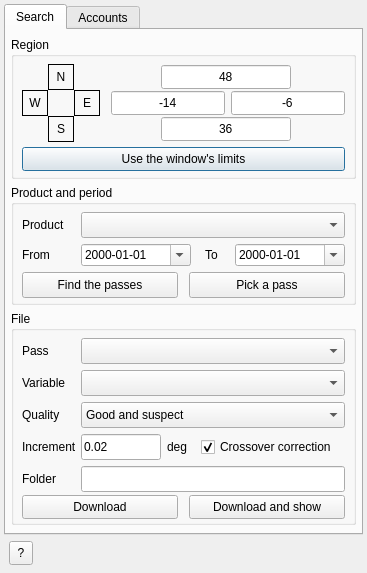
<?xml version="1.0" encoding="UTF-8"?>
<ui version="4.0">
 <class>RemoteSSwot</class>
 <widget class="QDialog" name="RemoteSSwot">
  <property name="geometry">
   <rect>
    <x>0</x>
    <y>0</y>
    <width>367</width>
    <height>573</height>
   </rect>
  </property>
  <property name="windowTitle">
   <string>SWOT (sea surface and water heights)</string>
  </property>
  <widget class="QTabWidget" name="tabs">
   <property name="geometry">
    <rect>
     <x>4</x>
     <y>4</y>
     <width>359</width>
     <height>531</height>
    </rect>
   </property>
   <property name="currentIndex">
    <number>0</number>
   </property>
   <widget class="QWidget" name="tab_search">
    <attribute name="title">
     <string>Search</string>
    </attribute>
    <widget class="QGroupBox" name="gb_rg_region">
     <property name="geometry">
      <rect>
       <x>5</x>
       <y>7</y>
       <width>345</width>
       <height>142</height>
      </rect>
     </property>
     <property name="title">
      <string>Region</string>
     </property>
     <widget class="QLabel" name="lbl_rg_n">
      <property name="geometry">
       <rect>
        <x>37</x>
        <y>27</y>
        <width>26</width>
        <height>26</height>
       </rect>
      </property>
      <property name="frameShape">
       <enum>QFrame::Shape::Box</enum>
      </property>
      <property name="text">
       <string>N</string>
      </property>
      <property name="alignment">
       <set>Qt::AlignmentFlag::AlignCenter</set>
      </property>
     </widget>
     <widget class="QLabel" name="lbl_rg_w">
      <property name="geometry">
       <rect>
        <x>11</x>
        <y>53</y>
        <width>26</width>
        <height>26</height>
       </rect>
      </property>
      <property name="frameShape">
       <enum>QFrame::Shape::Box</enum>
      </property>
      <property name="text">
       <string>W</string>
      </property>
      <property name="alignment">
       <set>Qt::AlignmentFlag::AlignCenter</set>
      </property>
     </widget>
     <widget class="QLabel" name="lbl_rg_e">
      <property name="geometry">
       <rect>
        <x>63</x>
        <y>53</y>
        <width>26</width>
        <height>26</height>
       </rect>
      </property>
      <property name="frameShape">
       <enum>QFrame::Shape::Box</enum>
      </property>
      <property name="text">
       <string>E</string>
      </property>
      <property name="alignment">
       <set>Qt::AlignmentFlag::AlignCenter</set>
      </property>
     </widget>
     <widget class="QLabel" name="lbl_rg_s">
      <property name="geometry">
       <rect>
        <x>37</x>
        <y>79</y>
        <width>26</width>
        <height>26</height>
       </rect>
      </property>
      <property name="frameShape">
       <enum>QFrame::Shape::Box</enum>
      </property>
      <property name="text">
       <string>S</string>
      </property>
      <property name="alignment">
       <set>Qt::AlignmentFlag::AlignCenter</set>
      </property>
     </widget>
     <widget class="QLineEdit" name="p_rg_n">
      <property name="geometry">
       <rect>
        <x>150</x>
        <y>28</y>
        <width>130</width>
        <height>24</height>
       </rect>
      </property>
      <property name="text">
       <string>48</string>
      </property>
      <property name="alignment">
       <set>Qt::AlignmentFlag::AlignCenter</set>
      </property>
     </widget>
     <widget class="QLineEdit" name="p_rg_w">
      <property name="geometry">
       <rect>
        <x>100</x>
        <y>54</y>
        <width>114</width>
        <height>24</height>
       </rect>
      </property>
      <property name="text">
       <string>-14</string>
      </property>
      <property name="alignment">
       <set>Qt::AlignmentFlag::AlignCenter</set>
      </property>
     </widget>
     <widget class="QLineEdit" name="p_rg_e">
      <property name="geometry">
       <rect>
        <x>220</x>
        <y>54</y>
        <width>114</width>
        <height>24</height>
       </rect>
      </property>
      <property name="text">
       <string>-6</string>
      </property>
      <property name="alignment">
       <set>Qt::AlignmentFlag::AlignCenter</set>
      </property>
     </widget>
     <widget class="QLineEdit" name="p_rg_s">
      <property name="geometry">
       <rect>
        <x>150</x>
        <y>80</y>
        <width>130</width>
        <height>24</height>
       </rect>
      </property>
      <property name="text">
       <string>36</string>
      </property>
      <property name="alignment">
       <set>Qt::AlignmentFlag::AlignCenter</set>
      </property>
     </widget>
     <widget class="QPushButton" name="run_rgwindow">
      <property name="geometry">
       <rect>
        <x>11</x>
        <y>110</y>
        <width>323</width>
        <height>24</height>
       </rect>
      </property>
      <property name="toolTip">
       <string>Fill the four limits with the region the window is showing.</string>
      </property>
      <property name="text">
       <string>Use the window's limits</string>
      </property>
     </widget>
    </widget>
    <widget class="QGroupBox" name="gb_query">
     <property name="geometry">
      <rect>
       <x>5</x>
       <y>155</y>
       <width>345</width>
       <height>120</height>
      </rect>
     </property>
     <property name="title">
      <string>Product and period</string>
     </property>
     <widget class="QLabel" name="lbl_product">
      <property name="geometry">
       <rect>
        <x>11</x>
        <y>27</y>
        <width>55</width>
        <height>26</height>
       </rect>
      </property>
      <property name="text">
       <string>Product</string>
      </property>
     </widget>
     <widget class="QComboBox" name="p_product">
      <property name="geometry">
       <rect>
        <x>70</x>
        <y>27</y>
        <width>264</width>
        <height>26</height>
       </rect>
      </property>
      <property name="toolTip">
       <string>LR: the ocean, one file per pass (pole to pole), 2 km pixels on two 60 km wide swaths, gridded over the region. Basic has the heights, Expert adds the radar backscatter, wave height and wind speed. LR L3 (AVISO+): the same passes calibrated, edited and denoised by CNES/CLS, with the mean dynamic topography and (Expert) geostrophic currents; needs the AVISO+ login. HR Raster: rivers, lakes and coasts, a ready-made UTM grid per 128 km tile. HR rivers and lakes: the river reaches (lines), river nodes (points, every 200 m) and lakes (outlines) of one pass, from zipped shapefiles, drawn over the window.</string>
      </property>
      <property name="refresh" stdset="0">
       <bool>true</bool>
      </property>
     </widget>
     <widget class="QLabel" name="lbl_from">
      <property name="geometry">
       <rect>
        <x>11</x>
        <y>59</y>
        <width>50</width>
        <height>22</height>
       </rect>
      </property>
      <property name="text">
       <string>From</string>
      </property>
     </widget>
     <widget class="QDateEdit" name="p_from">
      <property name="geometry">
       <rect>
        <x>70</x>
        <y>59</y>
        <width>110</width>
        <height>22</height>
       </rect>
      </property>
      <property name="toolTip">
       <string>First day of the period (UTC), included.</string>
      </property>
      <property name="displayFormat">
       <string>yyyy-MM-dd</string>
      </property>
      <property name="calendarPopup">
       <bool>true</bool>
      </property>
     </widget>
     <widget class="QLabel" name="lbl_to">
      <property name="geometry">
       <rect>
        <x>194</x>
        <y>59</y>
        <width>24</width>
        <height>22</height>
       </rect>
      </property>
      <property name="text">
       <string>To</string>
      </property>
     </widget>
     <widget class="QDateEdit" name="p_to">
      <property name="geometry">
       <rect>
        <x>224</x>
        <y>59</y>
        <width>110</width>
        <height>22</height>
       </rect>
      </property>
      <property name="toolTip">
       <string>Last day of the period (UTC), included.</string>
      </property>
      <property name="displayFormat">
       <string>yyyy-MM-dd</string>
      </property>
      <property name="calendarPopup">
       <bool>true</bool>
      </property>
     </widget>
     <widget class="QPushButton" name="run_search">
      <property name="geometry">
       <rect>
        <x>11</x>
        <y>87</y>
        <width>156</width>
        <height>26</height>
       </rect>
      </property>
      <property name="toolTip">
       <string>Ask for the files of the product over the region in the period and draw the swaths of their passes (on an empty window, over a map with coastlines made for them). Passes that do not really cross the region (NASA's search returns every pass over the antimeridian for any region) are left out, using the orbit's fixed ground tracks. A new search replaces the previous swaths.</string>
      </property>
      <property name="text">
       <string>Find the passes</string>
      </property>
      <property name="busy" stdset="0">
       <string>Finding the SWOT passes over the region…</string>
      </property>
     </widget>
     <widget class="QPushButton" name="pickline_pickpass">
      <property name="geometry">
       <rect>
        <x>178</x>
        <y>87</y>
        <width>156</width>
        <height>26</height>
       </rect>
      </property>
      <property name="toolTip">
       <string>Then click one of the swaths Find the passes drew: that pass is downloaded (if not on disk yet) and shown, as Download and show does (the oldest of its files when the period holds several cycles; the Pass list has the others). Press again to cancel. The swath's own menu item "Show this pass (SWOT)" does the same.</string>
      </property>
      <property name="text">
       <string>Pick a pass</string>
      </property>
      <property name="busy" stdset="0">
       <string>Selecting the pass…</string>
      </property>
     </widget>
    </widget>
    <widget class="QGroupBox" name="gb_pass">
     <property name="geometry">
      <rect>
       <x>5</x>
       <y>281</y>
       <width>345</width>
       <height>214</height>
      </rect>
     </property>
     <property name="title">
      <string>File</string>
     </property>
     <widget class="QLabel" name="lbl_granule">
      <property name="geometry">
       <rect>
        <x>11</x>
        <y>27</y>
        <width>55</width>
        <height>26</height>
       </rect>
      </property>
      <property name="text">
       <string>Pass</string>
      </property>
     </widget>
     <widget class="QComboBox" name="p_granule">
      <property name="geometry">
       <rect>
        <x>70</x>
        <y>27</y>
        <width>264</width>
        <height>26</height>
       </rect>
      </property>
      <property name="toolTip">
       <string>The files found, oldest first: start time (UTC), cycle (21 days each) and pass; for the Raster, the UTM tile. "(on disk)": already in the folder below, not downloaded again.</string>
      </property>
      <property name="refresh" stdset="0">
       <bool>true</bool>
      </property>
     </widget>
     <widget class="QLabel" name="lbl_var">
      <property name="geometry">
       <rect>
        <x>11</x>
        <y>59</y>
        <width>55</width>
        <height>26</height>
       </rect>
      </property>
      <property name="text">
       <string>Variable</string>
      </property>
     </widget>
     <widget class="QComboBox" name="p_var">
      <property name="geometry">
       <rect>
        <x>70</x>
        <y>59</y>
        <width>264</width>
        <height>26</height>
       </rect>
      </property>
      <property name="toolTip">
       <string>The array to show. ssha_karin: sea surface height anomaly (tides, mean sea surface and atmosphere removed); ssh_karin: height above the ellipsoid; the _2 versions use a model wet troposphere instead of the radiometer. wse: water surface elevation. Rivers and lakes: the attribute shown when hovering a feature (wse, width, slope, discharge…). Once the file is on disk the list is the file's own.</string>
      </property>
     </widget>
     <widget class="QLabel" name="lbl_quality">
      <property name="geometry">
       <rect>
        <x>11</x>
        <y>91</y>
        <width>55</width>
        <height>26</height>
       </rect>
      </property>
      <property name="text">
       <string>Quality</string>
      </property>
     </widget>
     <widget class="QComboBox" name="p_quality">
      <property name="geometry">
       <rect>
        <x>70</x>
        <y>91</y>
        <width>264</width>
        <height>26</height>
       </rect>
      </property>
      <property name="toolTip">
       <string>Uses the variable's own quality field (variable_qual), when it has one; for rivers and lakes, the feature's quality attribute (reach_q, node_q, quality_f); for L3, its quality_flag (Good: 0; Good and suspect: up to 30, AVISO's own advice). Good: no flag raised. Good and suspect: also the values flagged only as suspect, not those degraded or bad. Every value: no quality filter.</string>
      </property>
      <property name="currentIndex">
       <number>1</number>
      </property>
      <item>
       <property name="text">
        <string>Good only</string>
       </property>
      </item>
      <item>
       <property name="text">
        <string>Good and suspect</string>
       </property>
      </item>
      <item>
       <property name="text">
        <string>Every value</string>
       </property>
      </item>
     </widget>
     <widget class="QLabel" name="lbl_inc">
      <property name="geometry">
       <rect>
        <x>11</x>
        <y>123</y>
        <width>55</width>
        <height>26</height>
       </rect>
      </property>
      <property name="text">
       <string>Increment</string>
      </property>
     </widget>
     <widget class="QLineEdit" name="p_inc">
      <property name="geometry">
       <rect>
        <x>70</x>
        <y>123</y>
        <width>80</width>
        <height>26</height>
       </rect>
      </property>
      <property name="toolTip">
       <string>Grid spacing, in degrees, of the LR products (their pixels are 2 km, about 0.02 degree). The Raster is shown on its own grid.</string>
      </property>
      <property name="text">
       <string>0.02</string>
      </property>
     </widget>
     <widget class="QLabel" name="lbl_incunit">
      <property name="geometry">
       <rect>
        <x>156</x>
        <y>123</y>
        <width>30</width>
        <height>26</height>
       </rect>
      </property>
      <property name="text">
       <string>deg</string>
      </property>
     </widget>
     <widget class="QCheckBox" name="p_xover">
      <property name="geometry">
       <rect>
        <x>190</x>
        <y>123</y>
        <width>144</width>
        <height>26</height>
       </rect>
      </property>
      <property name="toolTip">
       <string>L2 LR heights only (ssh_karin, ssha_karin and their _2 twins): add the file's crossover calibration, height_cor_xover. The L2 heights do not include it, and without it a pass shows a tilt of up to a metre or more ACROSS the swath (the KaRIn roll/phase error), not ocean signal. Leave it on unless you study that error. L3 heights are already calibrated.</string>
      </property>
      <property name="text">
       <string>Crossover correction</string>
      </property>
      <property name="checked">
       <bool>true</bool>
      </property>
     </widget>
     <widget class="QLabel" name="lbl_dir">
      <property name="geometry">
       <rect>
        <x>11</x>
        <y>155</y>
        <width>55</width>
        <height>26</height>
       </rect>
      </property>
      <property name="text">
       <string>Folder</string>
      </property>
     </widget>
     <widget class="QLineEdit" name="p_dir">
      <property name="geometry">
       <rect>
        <x>70</x>
        <y>155</y>
        <width>264</width>
        <height>26</height>
       </rect>
      </property>
      <property name="toolTip">
       <string>Where the files are downloaded to (made if it does not exist). A file already there is not downloaded again.</string>
      </property>
      <property name="refresh" stdset="0">
       <bool>true</bool>
      </property>
     </widget>
     <widget class="QPushButton" name="run_download">
      <property name="geometry">
       <rect>
        <x>11</x>
        <y>184</y>
        <width>156</width>
        <height>24</height>
       </rect>
      </property>
      <property name="toolTip">
       <string>Download the chosen file into the folder, with the Earthdata login of the Accounts tab.</string>
      </property>
      <property name="text">
       <string>Download</string>
      </property>
      <property name="busy" stdset="0">
       <string>Downloading the SWOT file…</string>
      </property>
     </widget>
     <widget class="QPushButton" name="run_open">
      <property name="geometry">
       <rect>
        <x>178</x>
        <y>184</y>
        <width>156</width>
        <height>24</height>
       </rect>
      </property>
      <property name="toolTip">
       <string>Download the chosen file if it is not on disk yet, then show the variable in this window: an LR pass gridded over the region, a Raster tile as it is.</string>
      </property>
      <property name="text">
       <string>Download and show</string>
      </property>
      <property name="busy" stdset="0">
       <string>Getting the SWOT variable…</string>
      </property>
     </widget>
    </widget>
   </widget>
   <widget class="QWidget" name="tab_account">
    <attribute name="title">
     <string>Accounts</string>
    </attribute>
    <widget class="QGroupBox" name="gb_ed">
     <property name="geometry">
      <rect>
       <x>5</x>
       <y>7</y>
       <width>345</width>
       <height>250</height>
      </rect>
     </property>
     <property name="title">
      <string>NASA Earthdata login</string>
     </property>
     <widget class="QLabel" name="lbl_ed_info">
      <property name="geometry">
       <rect>
        <x>11</x>
        <y>24</y>
        <width>323</width>
        <height>50</height>
       </rect>
      </property>
      <property name="text">
       <string>Downloading SWOT files from NASA's PO.DAAC needs a free NASA Earthdata account (the same one as the MODIS scenes and Oceancolor). No account yet? &lt;a href=&quot;https://urs.earthdata.nasa.gov/users/new&quot;&gt;Register here&lt;/a&gt;.</string>
      </property>
      <property name="textFormat">
       <enum>Qt::TextFormat::RichText</enum>
      </property>
      <property name="alignment">
       <set>Qt::AlignmentFlag::AlignLeading|Qt::AlignmentFlag::AlignLeft|Qt::AlignmentFlag::AlignTop</set>
      </property>
      <property name="wordWrap">
       <bool>true</bool>
      </property>
      <property name="openExternalLinks">
       <bool>true</bool>
      </property>
     </widget>
     <widget class="QLabel" name="lbl_ed_user">
      <property name="geometry">
       <rect>
        <x>11</x>
        <y>82</y>
        <width>60</width>
        <height>26</height>
       </rect>
      </property>
      <property name="text">
       <string>Login</string>
      </property>
     </widget>
     <widget class="QLineEdit" name="p_ed_user">
      <property name="geometry">
       <rect>
        <x>77</x>
        <y>82</y>
        <width>257</width>
        <height>26</height>
       </rect>
      </property>
      <property name="toolTip">
       <string>Your Earthdata user name (not the e-mail address).</string>
      </property>
     </widget>
     <widget class="QLabel" name="lbl_ed_pass">
      <property name="geometry">
       <rect>
        <x>11</x>
        <y>114</y>
        <width>60</width>
        <height>26</height>
       </rect>
      </property>
      <property name="text">
       <string>Password</string>
      </property>
     </widget>
     <widget class="QLineEdit" name="p_ed_pass">
      <property name="geometry">
       <rect>
        <x>77</x>
        <y>114</y>
        <width>257</width>
        <height>26</height>
       </rect>
      </property>
      <property name="echoMode">
       <enum>QLineEdit::EchoMode::Password</enum>
      </property>
     </widget>
     <widget class="QCheckBox" name="show_p_ed_pass">
      <property name="geometry">
       <rect>
        <x>77</x>
        <y>146</y>
        <width>257</width>
        <height>22</height>
       </rect>
      </property>
      <property name="text">
       <string>Show the password</string>
      </property>
     </widget>
     <widget class="QPushButton" name="run_savelogin">
      <property name="geometry">
       <rect>
        <x>11</x>
        <y>176</y>
        <width>323</width>
        <height>26</height>
       </rect>
      </property>
      <property name="toolTip">
       <string>Write the login and password to the machine urs.earthdata.nasa.gov entry of .netrc in your home folder, the file curl, wget and GDAL read for Earthdata downloads. Every other entry of the file is kept.</string>
      </property>
      <property name="text">
       <string>Save login</string>
      </property>
      <property name="busy" stdset="0">
       <string>Saving the Earthdata login…</string>
      </property>
     </widget>
     <widget class="QLabel" name="lbl_ed_where">
      <property name="geometry">
       <rect>
        <x>11</x>
        <y>208</y>
        <width>323</width>
        <height>34</height>
       </rect>
      </property>
      <property name="text">
       <string/>
      </property>
      <property name="alignment">
       <set>Qt::AlignmentFlag::AlignLeading|Qt::AlignmentFlag::AlignLeft|Qt::AlignmentFlag::AlignTop</set>
      </property>
      <property name="wordWrap">
       <bool>true</bool>
      </property>
     </widget>
    </widget>
    <widget class="QGroupBox" name="gb_av">
     <property name="geometry">
      <rect>
       <x>5</x>
       <y>263</y>
       <width>345</width>
       <height>232</height>
      </rect>
     </property>
     <property name="title">
      <string>AVISO+ login (Level-3 products)</string>
     </property>
     <widget class="QLabel" name="lbl_av_info">
      <property name="geometry">
       <rect>
        <x>11</x>
        <y>24</y>
        <width>323</width>
        <height>34</height>
       </rect>
      </property>
      <property name="text">
       <string>For the L3 products of AVISO+ (CNES). Searching needs no account. Free account: &lt;a href=&quot;https://www.aviso.altimetry.fr/en/data/data-access/registration-form.html&quot;&gt;register here&lt;/a&gt;.</string>
      </property>
      <property name="textFormat">
       <enum>Qt::TextFormat::RichText</enum>
      </property>
      <property name="alignment">
       <set>Qt::AlignmentFlag::AlignLeading|Qt::AlignmentFlag::AlignLeft|Qt::AlignmentFlag::AlignTop</set>
      </property>
      <property name="wordWrap">
       <bool>true</bool>
      </property>
      <property name="openExternalLinks">
       <bool>true</bool>
      </property>
     </widget>
     <widget class="QLabel" name="lbl_av_user">
      <property name="geometry">
       <rect>
        <x>11</x>
        <y>62</y>
        <width>60</width>
        <height>26</height>
       </rect>
      </property>
      <property name="text">
       <string>Login</string>
      </property>
     </widget>
     <widget class="QLineEdit" name="p_av_user">
      <property name="geometry">
       <rect>
        <x>77</x>
        <y>62</y>
        <width>257</width>
        <height>26</height>
       </rect>
      </property>
      <property name="toolTip">
       <string>Your AVISO+ login (the one AVISO+ gives you for its FTP and THREDDS servers).</string>
      </property>
     </widget>
     <widget class="QLabel" name="lbl_av_pass">
      <property name="geometry">
       <rect>
        <x>11</x>
        <y>94</y>
        <width>60</width>
        <height>26</height>
       </rect>
      </property>
      <property name="text">
       <string>Password</string>
      </property>
     </widget>
     <widget class="QLineEdit" name="p_av_pass">
      <property name="geometry">
       <rect>
        <x>77</x>
        <y>94</y>
        <width>257</width>
        <height>26</height>
       </rect>
      </property>
      <property name="echoMode">
       <enum>QLineEdit::EchoMode::Password</enum>
      </property>
     </widget>
     <widget class="QCheckBox" name="show_p_av_pass">
      <property name="geometry">
       <rect>
        <x>77</x>
        <y>124</y>
        <width>257</width>
        <height>22</height>
       </rect>
      </property>
      <property name="text">
       <string>Show the password</string>
      </property>
     </widget>
     <widget class="QPushButton" name="run_saveaviso">
      <property name="geometry">
       <rect>
        <x>11</x>
        <y>152</y>
        <width>323</width>
        <height>26</height>
       </rect>
      </property>
      <property name="toolTip">
       <string>Write the login and password to the machine tds-odatis.aviso.altimetry.fr entry of .netrc in your home folder, beside the Earthdata one. Every other entry of the file is kept.</string>
      </property>
      <property name="text">
       <string>Save login</string>
      </property>
      <property name="busy" stdset="0">
       <string>Saving the AVISO+ login…</string>
      </property>
     </widget>
     <widget class="QLabel" name="lbl_av_where">
      <property name="geometry">
       <rect>
        <x>11</x>
        <y>184</y>
        <width>323</width>
        <height>40</height>
       </rect>
      </property>
      <property name="text">
       <string/>
      </property>
      <property name="alignment">
       <set>Qt::AlignmentFlag::AlignLeading|Qt::AlignmentFlag::AlignLeft|Qt::AlignmentFlag::AlignTop</set>
      </property>
      <property name="wordWrap">
       <bool>true</bool>
      </property>
     </widget>
    </widget>
   </widget>
  </widget>
  <widget class="QToolButton" name="tutorial">
   <property name="geometry">
    <rect>
     <x>9</x>
     <y>541</y>
     <width>24</width>
     <height>24</height>
    </rect>
   </property>
   <property name="toolTip">
    <string>Open the SWOT tutorial: worked examples and what every variable is.</string>
   </property>
   <property name="text">
    <string>?</string>
   </property>
   <property name="page" stdset="0">
    <string>74c-swot-tutorial</string>
   </property>
  </widget>
  <widget class="QLabel" name="lbl_status">
   <property name="geometry">
    <rect>
     <x>37</x>
     <y>539</y>
     <width>319</width>
     <height>30</height>
    </rect>
   </property>
   <property name="text">
    <string/>
   </property>
   <property name="alignment">
    <set>Qt::AlignmentFlag::AlignLeading|Qt::AlignmentFlag::AlignLeft|Qt::AlignmentFlag::AlignTop</set>
   </property>
   <property name="wordWrap">
    <bool>true</bool>
   </property>
  </widget>
 </widget>
 <resources/>
 <connections/>
</ui>
